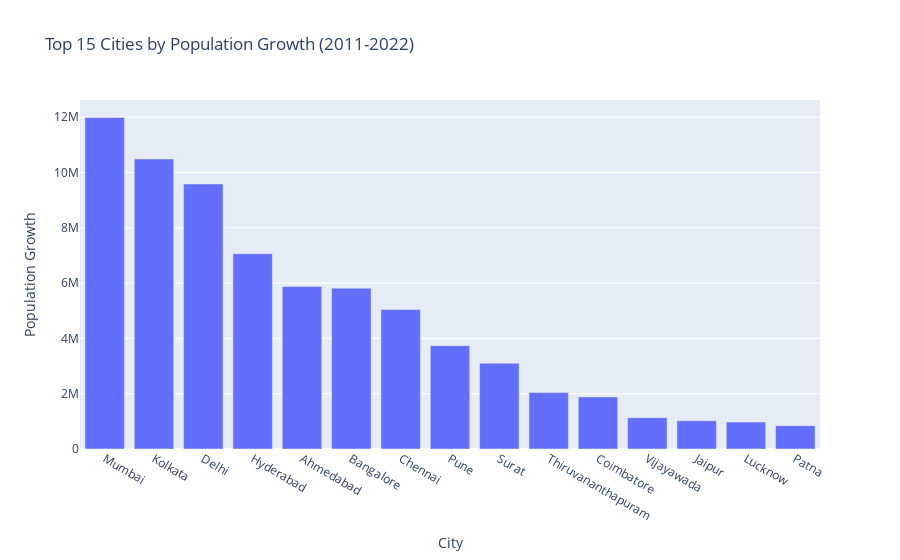

The cell this chart's notebook holds for it:
### Code cell
import plotly.express as px

# Select the top 15 cities by population growth
top_15_cities = df.nlargest(15, 'Population Growth (2011-2022)')

# Create a bar chart
fig = px.bar(top_15_cities, x='City', y='Population Growth (2011-2022)', title='Top 15 Cities by Population Growth (2011-2022)')
fig.update_xaxes(title_text='City')
fig.update_yaxes(title_text='Population Growth')

# Show the plot
fig.show()

### Figure 1 — Plotly figure (JSON) as saved in the notebook; plotly's stock layout.template omitted (floating-point values rounded to 4 significant figures)
{"data": [{"alignmentgroup": "True", "hovertemplate": "City=%{x}<br>Population Growth (2011-2022)=%{y}<extra></extra>", "legendgroup": "", "marker": {"color": "#636efa", "pattern": {"shape": ""}}, "name": "", "offsetgroup": "", "orientation": "v", "showlegend": false, "textposition": "auto", "type": "bar", "x": ["Mumbai", "Kolkata", "Delhi", "Hyderabad", "Ahmedabad", "Bangalore", "Chennai", "Pune", "Surat", "Thiruvananthapuram", "Coimbatore", "Vijayawada", "Jaipur", "Lucknow", "Patna"], "xaxis": "x", "y": [11990984, 10487321, 9584039, 7061617, 5879415, 5818111, 5041887, 3737709, 3099741, 2040683, 1883900, 1133158, 1021663, 974673, 844988], "yaxis": "y"}], "layout": {"barmode": "relative", "legend": {"tracegroupgap": 0}, "title": {"text": "Top 15 Cities by Population Growth (2011-2022)"}, "xaxis": {"anchor": "y", "domain": [0, 1], "title": {"text": "City"}}, "yaxis": {"anchor": "x", "domain": [0, 1], "title": {"text": "Population Growth"}}}}
